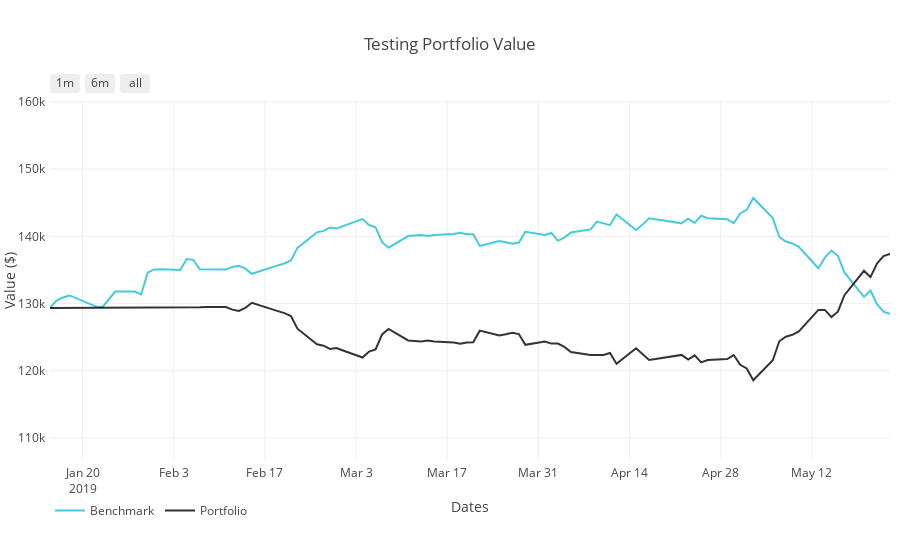

Source (notebook cell):
### Code cell
plot_norm_data_test = plot_norm_data_vertical_lines(
    test_df_orders,
    test_portvals,
    test_portvals_bm,
    vert_lines=False,
    title="Testing Portfolio Value",
    xtitle="Dates",
    ytitle="Value ($)",
    output_type='nb')
iplot(plot_norm_data_test)
